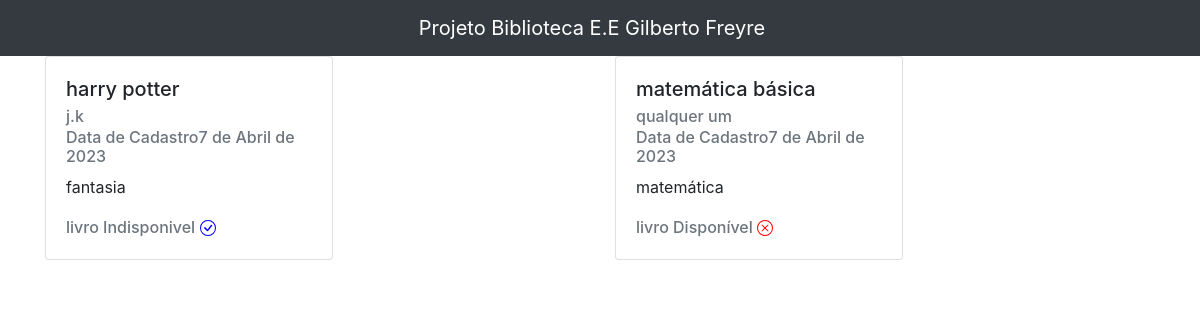
Screenshot of /livro/home/ (signed in) with the database file from the repository.
### livro/models.py (models this page shows, shortened)
class Livros(models.Model):
    nome = models.CharField(max_length=100)
    autor = models.CharField(max_length=30)
    co_autor = models.CharField(max_length=30, blank=True)
    data_cadastro = models.DateField(default=date.today)
    emprestado = models.BooleanField(default=False)
    nome_emprestado = models.CharField(max_length=30, blank=True, null=True)
    data_emprestimo = models.DateTimeField(blank=True, null=True)
    data_devolucao = models.DateTimeField(blank=True, null=True)
    tempo_duracao = models.DateField(blank=True, null=True)
    categoria = models.ForeignKey(Categoria, on_delete=models.DO_NOTHING)
    usuario = models.ForeignKey(Usuario, on_delete=models.DO_NOTHING)
    class Meta:
        verbose_name = 'Livro'

class Categoria(models.Model):
    nome = models.CharField(max_length=30)
    descricao = models.TextField()
    def __str__(self) -> str:
        return self.nome

### livro/views.py (the view)
# urls.py: path('home/' , views.home, name = 'home')
def home (request):
    if request.session.get('usuario'):
        usuario = Usuario.objects.get(id = request.session['usuario'])
        livros = Livros.objects.filter(usuario = usuario)
        return render(request,'home.html',{'livros':livros})
    else:
        return redirect('/auth/login/?status=2')

### livro/templates/home.html (shortened to what this page needs)
 {% extends 'base.html' %}
   {% block 'conteudo' %}
   <div class='container'>
      <div class="row">
         {% for  livro in livros %}
            <div class="col-md">
               <div class="card" style="width: 18rem;">
                  <div class="card-body">
                    <h5 class="card-title">{{livro.nome}}</h5>
                    <h6 class="card-subtitle mb-2 text-muted">{{livro.autor}}</h6>
                    <h6 class="card-subtitle mb-2 text-muted">Data de Cadastro{{livro.data_cadastro}}</h6>
                    <p class="card-text">{{livro.categoria}}</p>
                    {% if  livro.emprestado %}
                    <h6 style="display:inline"class="card-subtitle mb-2 text-muted">livro Disponível</h6>
                     {% else %}
                        <h6 style="display:inline"class="card-subtitle mb-2 text-muted">livro Indisponivel</h6>
                     {% endif %}
                  </div>
                </div>
         </div>
         {% endfor %}
      </div>
   </div>
    {% endblock %}

### templates/base.html (shortened to what this page needs)
<!doctype html>
<html lang="en">
  <head>
    <link rel="stylesheet" href="https://cdn.jsdelivr.net/npm/bootstrap@4.6.2/dist/css/bootstrap.min.css" >
  </head>
  <body>
    <nav class="navbar navbar-dark bg-dark">
      <div class="container justify-content-center">
        <a class="navbar-brand" href="#" >Projeto Biblioteca E.E Gilberto Freyre</a>
      </div>
      </nav>
    {% block 'conteudo' %}{% endblock %}
  </body>
</html>

### rows the page displays
Livros: nome "harry potter", autor "j.k", data_cadastro "7 de Abril de 2023", categoria "fantasia", emprestado "livro Indisponivel"
Livros: nome "matemática básica", autor "qualquer um", data_cadastro "7 de Abril de 2023", categoria "matemática", emprestado "livro Disponível"
